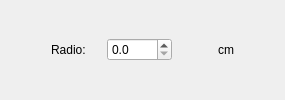
             <widget class="QWidget" name="pageCircle">
              <layout class="QGridLayout" name="gridLayout_6">
               <item row="0" column="3">
                <spacer name="horizontalSpacer_35">
                 <property name="orientation">
                  <enum>Qt::Horizontal</enum>
                 </property>
                 <property name="sizeHint" stdset="0">
                  <size>
                   <width>40</width>
                   <height>20</height>
                  </size>
                 </property>
                </spacer>
               </item>
               <item row="0" column="4">
                <widget class="QLabel" name="label_80">
                 <property name="text">
                  <string>cm</string>
                 </property>
                </widget>
               </item>
               <item row="0" column="1">
                <widget class="QLabel" name="label_81">
                 <property name="minimumSize">
                  <size>
                   <width>50</width>
                   <height>0</height>
                  </size>
                 </property>
                 <property name="text">
                  <string>Radio:</string>
                 </property>
                </widget>
               </item>
               <item row="0" column="0">
                <spacer name="horizontalSpacer_32">
                 <property name="orientation">
                  <enum>Qt::Horizontal</enum>
                 </property>
                 <property name="sizeHint" stdset="0">
                  <size>
                   <width>40</width>
                   <height>20</height>
                  </size>
                 </property>
                </spacer>
               </item>
               <item row="0" column="5">
                <spacer name="horizontalSpacer_34">
                 <property name="orientation">
                  <enum>Qt::Horizontal</enum>
                 </property>
                 <property name="sizeHint" stdset="0">
                  <size>
                   <width>40</width>
                   <height>20</height>
                  </size>
                 </property>
                </spacer>
               </item>
               <item row="0" column="2">
                <widget class="QDoubleSpinBox" name="sbAreaRaio">
                 <property name="maximumSize">
                  <size>
                   <width>65</width>
                   <height>16777215</height>
                  </size>
                 </property>
                 <property name="decimals">
                  <number>1</number>
                 </property>
                 <property name="maximum">
                  <double>10000.000000000000000</double>
                 </property>
                 <property name="singleStep">
                  <double>10.000000000000000</double>
                 </property>
                </widget>
               </item>
              </layout>
             </widget>
